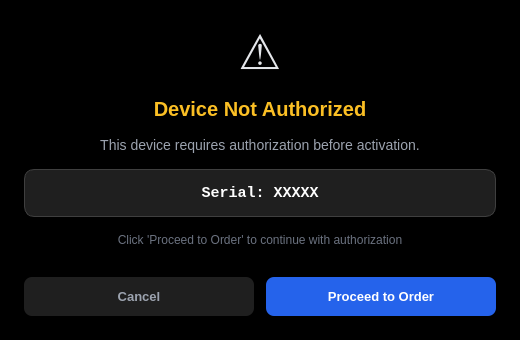
<?xml version="1.0" encoding="UTF-8"?>
<ui version="4.0">
 <class>CustomMessageBoxUI</class>
 <widget class="QDialog" name="CustomMessageBoxUI">
  <property name="geometry">
   <rect>
    <x>0</x>
    <y>0</y>
    <width>520</width>
    <height>340</height>
   </rect>
  </property>
  <property name="windowTitle">
   <string>Device Authorization</string>
  </property>
  <property name="modal">
   <bool>true</bool>
  </property>
  <property name="styleSheet">
   <string notr="true">
QDialog {
    background-color: #000000;
    color: #e5e7eb;
    font-family: "Segoe UI", Arial, sans-serif;
}
QLabel {
    color: #e5e7eb;
    background: transparent;
    border: none;
}
QPushButton {
    background: #2563eb;
    color: white;
    border: none;
    border-radius: 8px;
    padding: 12px 24px;
    font-weight: 600;
    font-size: 13px;
}
QPushButton:hover {
    background: #3b82f6;
}
QPushButton:pressed {
    background: #1d4ed8;
}
QPushButton#btnCancel {
    background: #1f1f1f;
    color: #9ca3af;
}
QPushButton#btnCancel:hover {
    background: #2d2d2d;
}
   </string>
  </property>
  <layout class="QVBoxLayout" name="verticalLayout">
   <property name="spacing"><number>16</number></property>
   <property name="leftMargin"><number>24</number></property>
   <property name="topMargin"><number>24</number></property>
   <property name="rightMargin"><number>24</number></property>
   <property name="bottomMargin"><number>24</number></property>

   <!-- Icon and Title -->
   <item>
    <layout class="QVBoxLayout">
     <property name="spacing"><number>8</number></property>
     <item>
      <widget class="QLabel">
       <property name="text"><string>⚠️</string></property>
       <property name="alignment"><set>Qt::AlignCenter</set></property>
       <property name="styleSheet">
        <string notr="true">font-size: 48px; margin-bottom: 8px;</string>
       </property>
      </widget>
     </item>
     <item>
      <widget class="QLabel" name="labelTitle">
       <property name="font">
        <font>
         <pointsize>18</pointsize>
         <weight>75</weight>
         <bold>true</bold>
        </font>
       </property>
       <property name="styleSheet">
        <string notr="true">
color: #fbbf24;
font-size: 20px;
font-weight: bold;
        </string>
       </property>
       <property name="text">
        <string>Device Not Authorized</string>
       </property>
       <property name="alignment">
        <set>Qt::AlignCenter</set>
       </property>
      </widget>
     </item>
    </layout>
   </item>

   <!-- Message -->
   <item>
    <widget class="QLabel" name="labelMessage">
     <property name="font">
      <font>
       <pointsize>12</pointsize>
      </font>
     </property>
     <property name="styleSheet">
      <string notr="true">
font-size: 14px;
color: #9ca3af;
line-height: 1.5;
      </string>
     </property>
     <property name="text">
      <string>This device requires authorization before activation.</string>
     </property>
     <property name="alignment">
      <set>Qt::AlignCenter</set>
     </property>
     <property name="wordWrap">
      <bool>true</bool>
     </property>
    </widget>
   </item>

   <!-- Serial Number Badge -->
   <item>
    <widget class="QLabel" name="labelSerial">
     <property name="font">
      <font>
       <family>Consolas</family>
       <pointsize>12</pointsize>
       <weight>75</weight>
       <bold>true</bold>
      </font>
     </property>
     <property name="styleSheet">
      <string notr="true">
font-size: 15px;
font-weight: bold;
color: #ffffff;
background-color: #1f1f1f;
padding: 14px;
border: 1px solid #3f3f3f;
border-radius: 10px;
      </string>
     </property>
     <property name="text">
      <string>Serial: XXXXX</string>
     </property>
     <property name="alignment">
      <set>Qt::AlignCenter</set>
     </property>
    </widget>
   </item>

   <!-- Info Text -->
   <item>
    <widget class="QLabel" name="labelInfo">
     <property name="font">
      <font>
       <pointsize>11</pointsize>
      </font>
     </property>
     <property name="styleSheet">
      <string notr="true">
font-size: 12px;
color: #6b7280;
      </string>
     </property>
     <property name="text">
      <string>Click 'Proceed to Order' to continue with authorization</string>
     </property>
     <property name="alignment">
      <set>Qt::AlignCenter</set>
     </property>
     <property name="wordWrap">
      <bool>true</bool>
     </property>
    </widget>
   </item>

   <!-- Spacer -->
   <item>
    <spacer>
     <property name="orientation">
      <enum>Qt::Vertical</enum>
     </property>
     <property name="sizeHint" stdset="0">
      <size><width>20</width><height>10</height></size>
     </property>
    </spacer>
   </item>

   <!-- Buttons -->
   <item>
    <layout class="QHBoxLayout">
     <property name="spacing"><number>12</number></property>
     <item>
      <widget class="QPushButton" name="btnCancel">
       <property name="minimumHeight"><number>42</number></property>
       <property name="text">
        <string>Cancel</string>
       </property>
      </widget>
     </item>
     <item>
      <widget class="QPushButton" name="btnProceed">
       <property name="minimumHeight"><number>42</number></property>
       <property name="text">
        <string>Proceed to Order</string>
       </property>
      </widget>
     </item>
    </layout>
   </item>

  </layout>
 </widget>
 <resources/>
 <connections/>
</ui>
